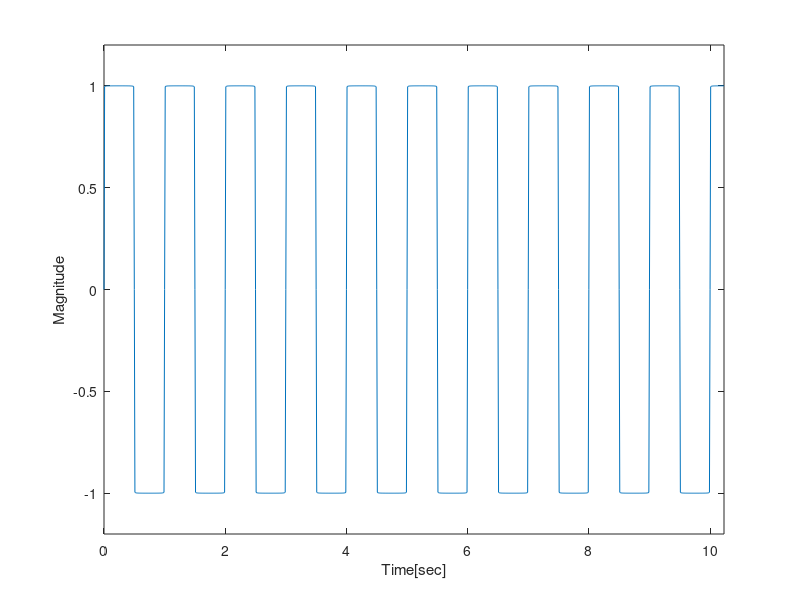

Source code (MATLAB):
close all
n=1024;dt=0.01;
t=(1:1024)*dt-dt;
omega=2*pi*1;
y=zeros(size(t));
for n=1:1000
    y=y+4/pi*sin((2*n-1)*omega*t)/(2*n-1);
end
plot(t,y);
xlabel('Time[sec]');
ylabel('Magnitude');
axis([0,t(end),-1.2,1.2]);
